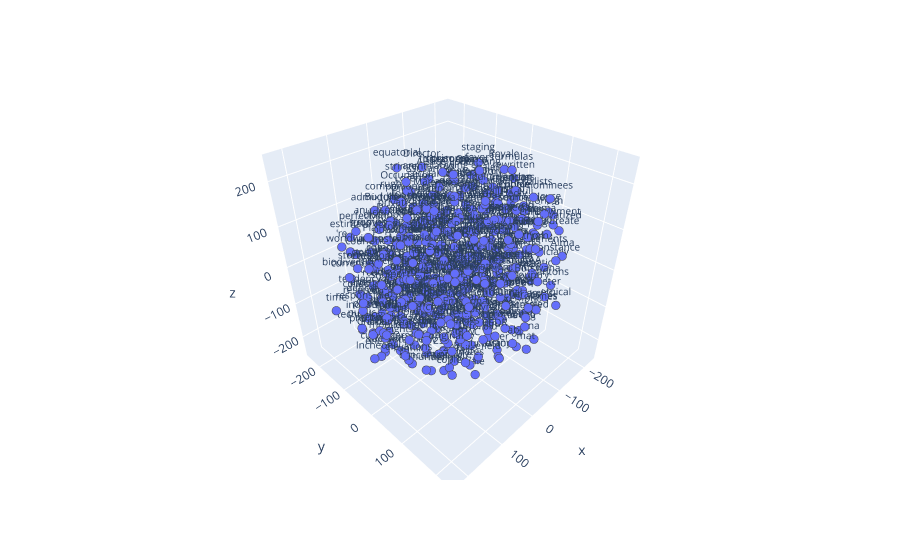

Here is the notebook cell this chart was saved with:
### Code cell
# Train Word2Vec embeddings
tokenized_sentences = [word_tokenize(doc) for doc in df['document']]
model_all = Word2Vec(tokenized_sentences, vector_size=30, min_count=5, window=10)

# Keyword search
def keyword_search(query, model):
    # Find the most similar words to the query
    similar_words = model.wv.most_similar(query)
    return similar_words

# Example keyword search
search_term = 'Beyoncé'
results_all = keyword_search(search_term, model_all)

print(f"\nKeyword Search Results for '{search_term}' in Full Model:")
print(results_all)

# Visualization using t-SNE
sample_size = 500
sample_all = random.sample(list(model_all.wv.key_to_index), sample_size)
word_vectors_all = model_all.wv[sample_all]
tsne = TSNE(n_components=3, n_iter=2000)
tsne_embedding_all = tsne.fit_transform(word_vectors_all)

x, y, z = np.transpose(tsne_embedding_all)
fig = px.scatter_3d(x=x, y=y, z=z, text=sample_all)
fig.update_traces(marker=dict(size=3, line=dict(width=2)), textfont_size=10)
fig.show()

### Figure 1 — Plotly figure (JSON) as saved in the notebook; plotly's stock layout.template omitted (floating-point values rounded to 4 significant figures; data arrays with more than 128 entries replaced by an {"elided": "..."} marker saying what was removed)
{"data": [{"hovertemplate": "x=%{x}<br>y=%{y}<br>z=%{z}<br>text=%{text}<extra></extra>", "legendgroup": "", "marker": {"color": "#636efa", "line": {"width": 2}, "size": 3, "symbol": "circle"}, "mode": "markers+text", "name": "", "scene": "scene", "showlegend": false, "text": {"elided": "500 str values"}, "textfont": {"size": 10}, "type": "scatter3d", "x": {"elided": "500 float values"}, "y": {"elided": "500 float values"}, "z": {"elided": "500 float values"}}], "layout": {"legend": {"tracegroupgap": 0}, "margin": {"t": 60}, "scene": {"domain": {"x": [0, 1], "y": [0, 1]}, "xaxis": {"title": {"text": "x"}}, "yaxis": {"title": {"text": "y"}}, "zaxis": {"title": {"text": "z"}}}}}
